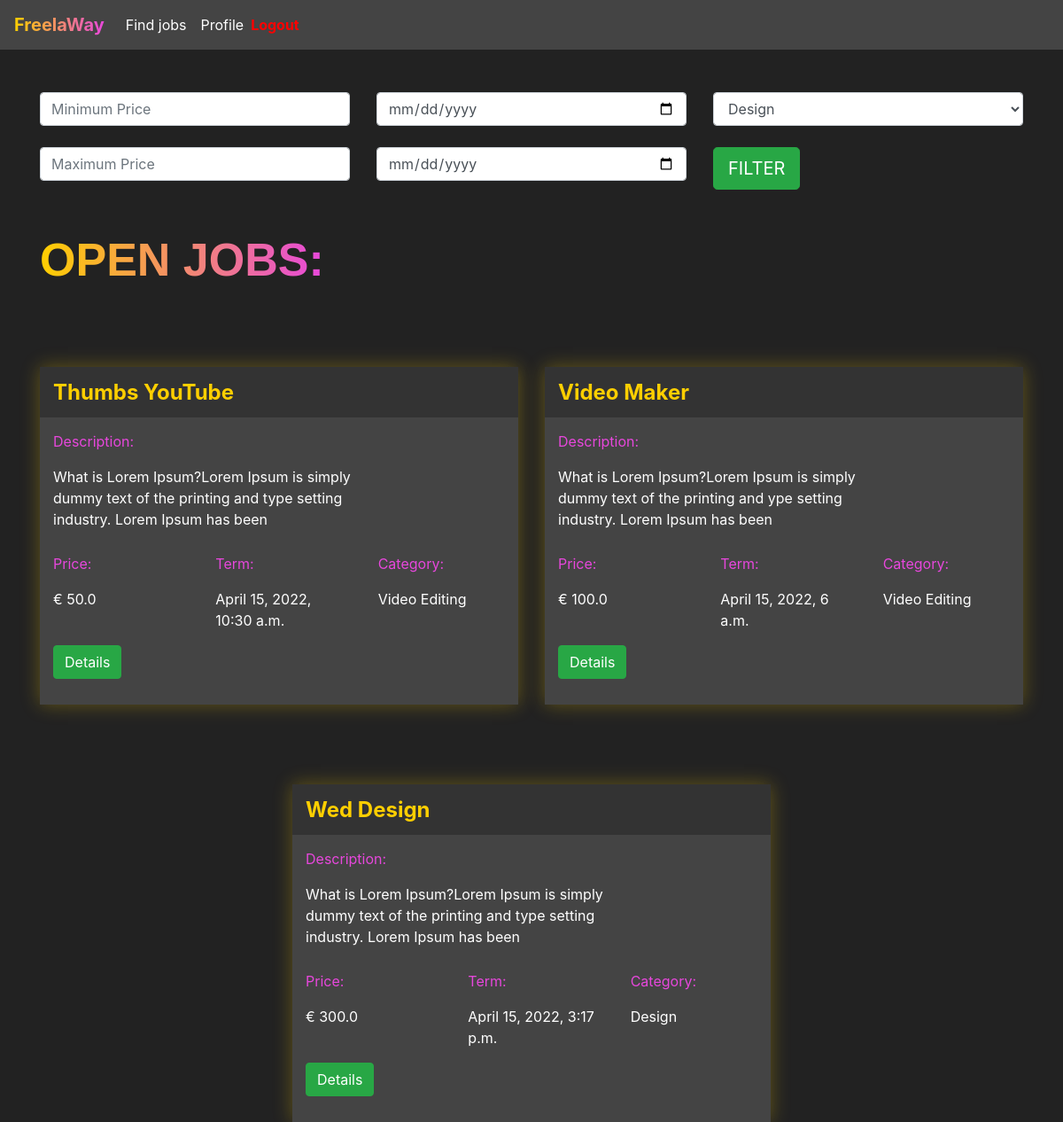
The app's page /jobs/find_jobs/ (signed in), older data.
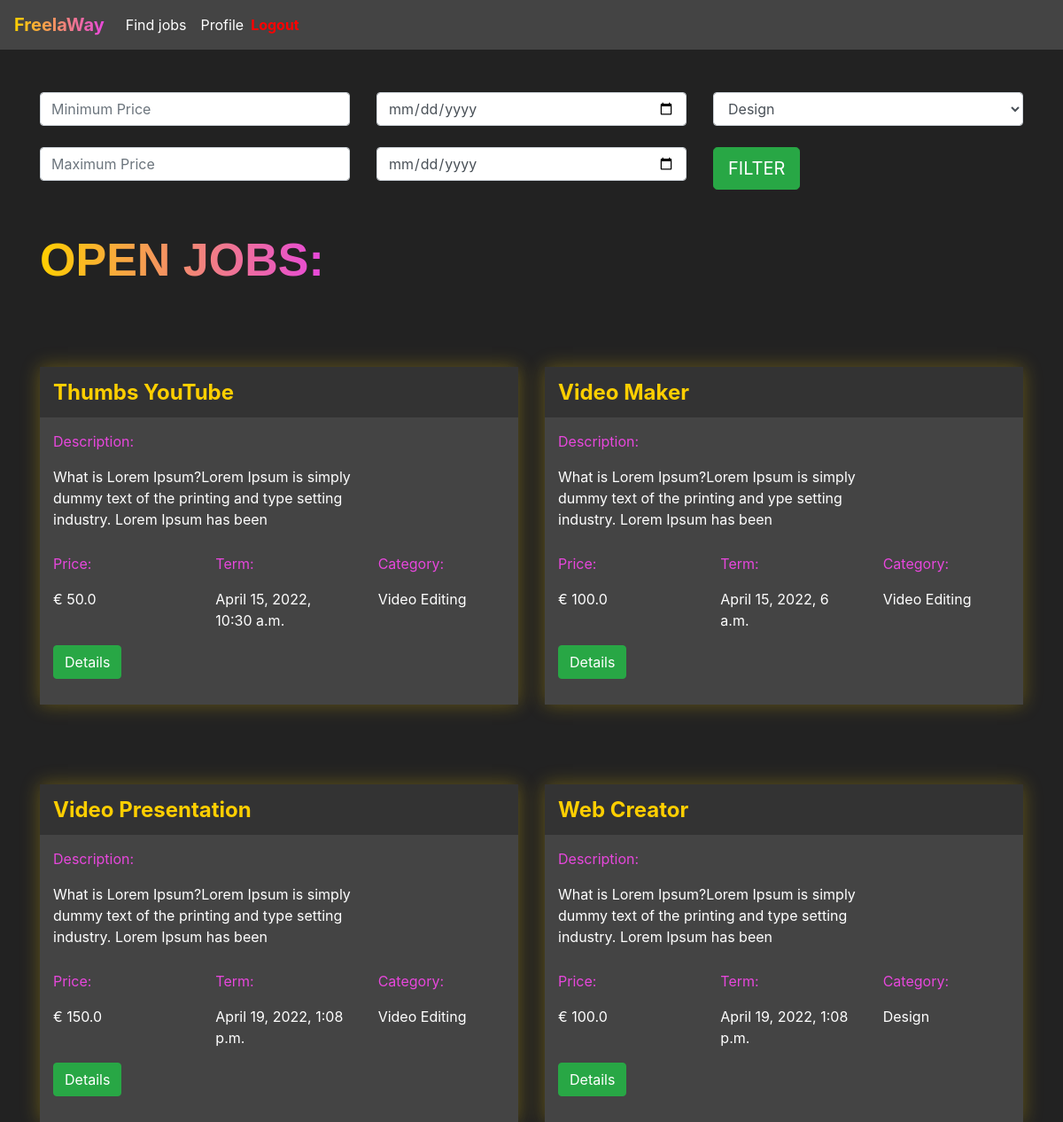
The same page, newer data.
### jobs/models.py (models this page shows, shortened)
class Jobs(models.Model):  # CREATE A JOBS TABLE WITH YOURS OWN ALL COLUMNS
    category_choices = (('D', 'Design'),
                        ('VE', 'Video Editing'))
    status_choices = (('C', 'Creating'),
                      ('WA', 'Waiting Approval'),
                      ('F', 'Finished'))
    title = models.CharField(max_length=200)
    description = models.TextField()
    category = models.CharField(max_length=2, choices=category_choices, default="D")
    delivery_time = models.DateTimeField()
    price = models.FloatField()
    references = models.ManyToManyField(References)
    professional = models.ForeignKey(User, on_delete=models.DO_NOTHING, null=True, blank=True)
    private = models.BooleanField(default=False)
    status = models.CharField(max_length=2, choices=status_choices, default='C')
    final_file = models.FileField(null=True, upload_to='', blank=True)

### jobs/views.py (the view)
# urls.py: path('find_jobs/', views.find_jobs, name='find_jobs'),
@login_required(login_url='/auth/login')
def find_jobs(request):
    if request.method == "GET":
        min_price = request.GET.get('minimum_price')
        max_price = request.GET.get('maximum_price')
        min_time = request.GET.get('minimum_time')
        max_time = request.GET.get('maximum_time')
        cat = request.GET.get('category')
        if min_price or max_price or min_time or max_time or cat:
            if not min_price:
                min_price = 0
            if not max_price:
                max_price = 99999
            if not min_time:
                min_time = datetime(year=1900, month=1, day=1)  # DATETIME DEALING WITH DATE AND TIME
            if not max_time:
                max_time = datetime(year=3000, month=1, day=1)
            if cat == 'D':
                cat = ['D', ]
            elif cat == 'VE':
                cat = ['VE']
            jobs = Jobs.objects \
                .filter(price__gte=min_price) \
                .filter(price__lte=max_price) \
                .filter(delivery_time__gte=min_time) \
                .filter(delivery_time__lte=max_time) \
                .filter(category__in=cat) \
                .filter(private=False)
        else:
            jobs = Jobs.objects.filter(private=False)
        return render(request, 'find_jobs.html', {'jobs': jobs})  # JOBS IS REFERRED TO FIND_JOBS.HTML

### jobs/models.py (called while the page is built)
    def __str__(self) -> str:  # STR APPLY A TIDY URL
        return self.file.url

### jobs/templates/find_jobs.html (shortened to what this page needs)
{% extends 'base.html' %}
{% load static %}
{% block 'head' %}
<link rel="stylesheet" href="{% static 'jobs/css/find_jobs.css' %}">
{% endblock %}
{% block 'body' %}
    <div class="container">
    <br>
    <br>
        <div class="row">
            <div class="col-sm">
            <form action="{% url 'find_jobs' %}" method="GET"> {% csrf_token %}
                <input type="text" class="form-control" placeholder="Minimum Price" name="minimum_price">
                <br>
                <input type="text" class="form-control" placeholder="Maximum Price" name="maximum_price">
            </div>
            <div class="col-sm">
                <input type="date" class="form-control" name="minimum_time">
                <br>
                <input type="date" class="form-control" name="maximum_time">
            </div>
                <div class="col-sm">
                    <select class="form-control" name="category">
                        <option value="D">Design</option>
                    </select>
                <br>
                <input type="submit" class="btn btn-success btn-lg" value="FILTER">
            </div>
        </div>
        <br>
        <br>
        <h2 class="title">OPEN JOBS:</h2>
        <div class="row justify-content-around">
        {% for job in jobs %}
             <div class="col-6 row-card">
                <div class="card-job">
                         <div class="header-job">
                            <h4 class="title-job">{{ job.title }}</h4>
                        </div>
                        <div class="body-job">
                            <p class="title-body">Description:</p>
                             <div style="width: 70%">
                                <p>{{ job.description }}</p>
                             </div>
                            <div class="row">
                                <div class="col-4">
                                    <p class="title-body">Price:</p>
                                    <p>€ {{ job.price }}</p>
                                </div>
                            <div class="col-4">
                                     <p class="title-body">Term:</p>
                                    <p>{{ job.delivery_time }}</p>
                            </div>
                            <div class="col-4">
                                    <p class="title-body">Category:</p>
                                    <p>{% if job.category == 'D' %}
                                            Design
                                        {% else %}
                                            Video Editing
                                        {% endif %}
                                    </p>
                            </div>
                        </div>
                        <button class="btn btn-success" data-toggle="modal" data-target="#modal-{{ job.id }}">Details</button>
                        <br>
                        <br>
                    </div>
                </div>
            </div>
        {% endfor %}
        </div>
    </div>
{% endblock %}

Row changes from the older to the newer data that the page shows:
no longer on this page (row edited): Jobs: title "Wed Design", description "What is Lorem Ipsum?Lorem Ipsum is simply dummy text of the printing and type setting industry. Lorem Ipsum has been", price "300.0", delivery_time "April 15, 2022, 3:17 p.m.", category "Design"
added Jobs: title "Video Presentation", description "What is Lorem Ipsum?Lorem Ipsum is simply dummy text of the printing and type setting industry. Lorem Ipsum has been", price "150.0", delivery_time "April 19, 2022, 1:08 p.m.", category "Video Editing"
added Jobs: title "Web Creator", description "What is Lorem Ipsum?Lorem Ipsum is simply dummy text of the printing and type setting industry. Lorem Ipsum has been", price "100.0", delivery_time "April 19, 2022, 1:08 p.m.", category "Design"
